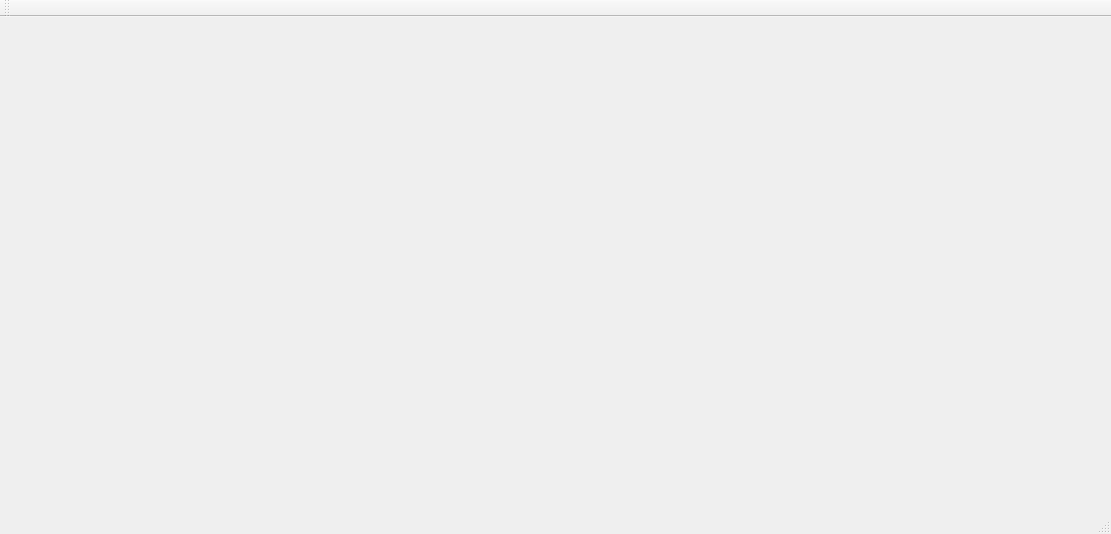
<?xml version="1.0" encoding="UTF-8"?>
<ui version="4.0">
 <class>MainWindow</class>
 <widget class="QMainWindow" name="MainWindow">
  <property name="geometry">
   <rect>
    <x>0</x>
    <y>0</y>
    <width>1111</width>
    <height>534</height>
   </rect>
  </property>
  <property name="windowTitle">
   <string>MainWindow</string>
  </property>
  <widget class="QWidget" name="centralWidget"/>
  <widget class="QMenuBar" name="menuBar">
   <property name="geometry">
    <rect>
     <x>0</x>
     <y>0</y>
     <width>1111</width>
     <height>22</height>
    </rect>
   </property>
  </widget>
  <widget class="QToolBar" name="mainToolBar">
   <attribute name="toolBarArea">
    <enum>TopToolBarArea</enum>
   </attribute>
   <attribute name="toolBarBreak">
    <bool>false</bool>
   </attribute>
  </widget>
  <widget class="QStatusBar" name="statusBar"/>
 </widget>
 <layoutdefault spacing="6" margin="11"/>
 <resources/>
 <connections/>
</ui>
